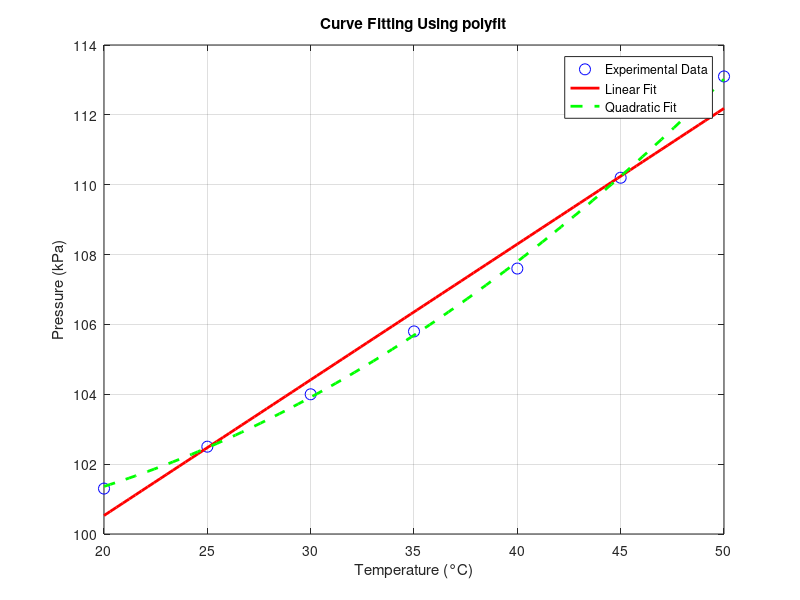

This figure's MATLAB source:
% Given experimental data (Example: Temperature vs. Pressure)
temperature = [20, 25, 30, 35, 40, 45, 50]; % Temperature in Celsius
pressure = [101.3, 102.5, 104.0, 105.8, 107.6, 110.2, 113.1]; % Pressure in kPa

% Perform linear curve fitting (1st-degree polynomial)
p_linear = polyfit(temperature, pressure, 1);

% Perform quadratic curve fitting (2nd-degree polynomial)
p_quadratic = polyfit(temperature, pressure, 2);

% Generate finer points for smooth plotting
T_fit = linspace(min(temperature), max(temperature), 100);
P_linear_fit = polyval(p_linear, T_fit);
P_quadratic_fit = polyval(p_quadratic, T_fit);

% Plot original data
figure;
plot(temperature, pressure, 'bo', 'MarkerSize', 8, 'DisplayName', 'Experimental Data'); hold on;

% Plot linear fit
plot(T_fit, P_linear_fit, 'r-', 'LineWidth', 2, 'DisplayName', 'Linear Fit');

% Plot quadratic fit
plot(T_fit, P_quadratic_fit, 'g--', 'LineWidth', 2, 'DisplayName', 'Quadratic Fit');

% Formatting the plot
xlabel('Temperature (°C)');
ylabel('Pressure (kPa)');
title('Curve Fitting Using polyfit');
legend; grid on;

% Display polynomial coefficients
disp('Linear Fit Coefficients (y = mx + c):');
disp(['Slope (m): ', num2str(p_linear(1))]);
disp(['Intercept (c): ', num2str(p_linear(2))]);

disp('Quadratic Fit Coefficients (y = ax^2 + bx + c):');
disp(['a: ', num2str(p_quadratic(1))]);
disp(['b: ', num2str(p_quadratic(2))]);
disp(['c: ', num2str(p_quadratic(3))]);